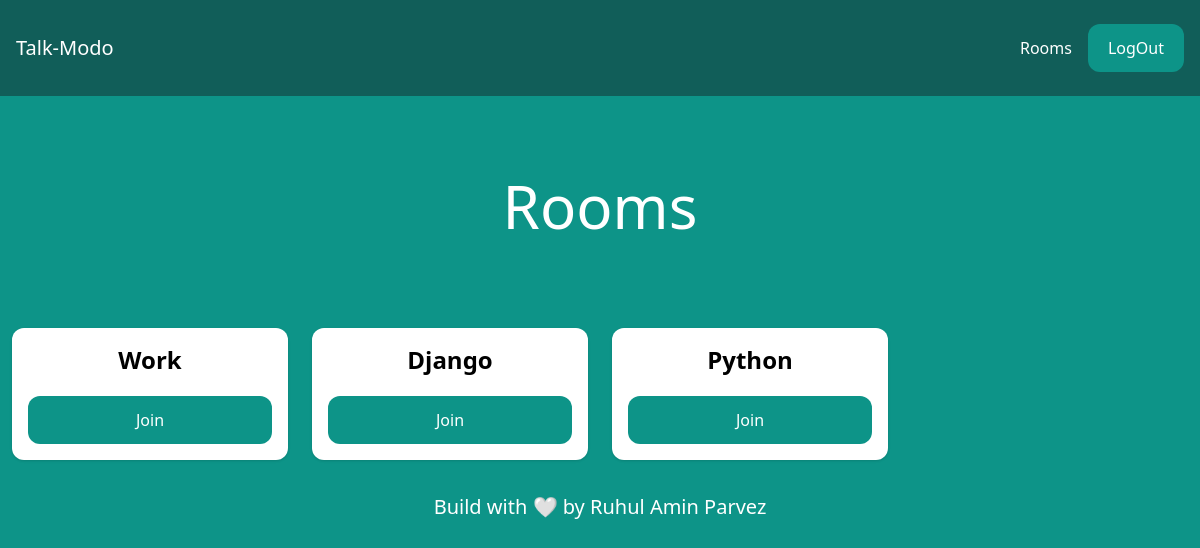
The page /rooms/ (signed in) on the database as committed earlier.
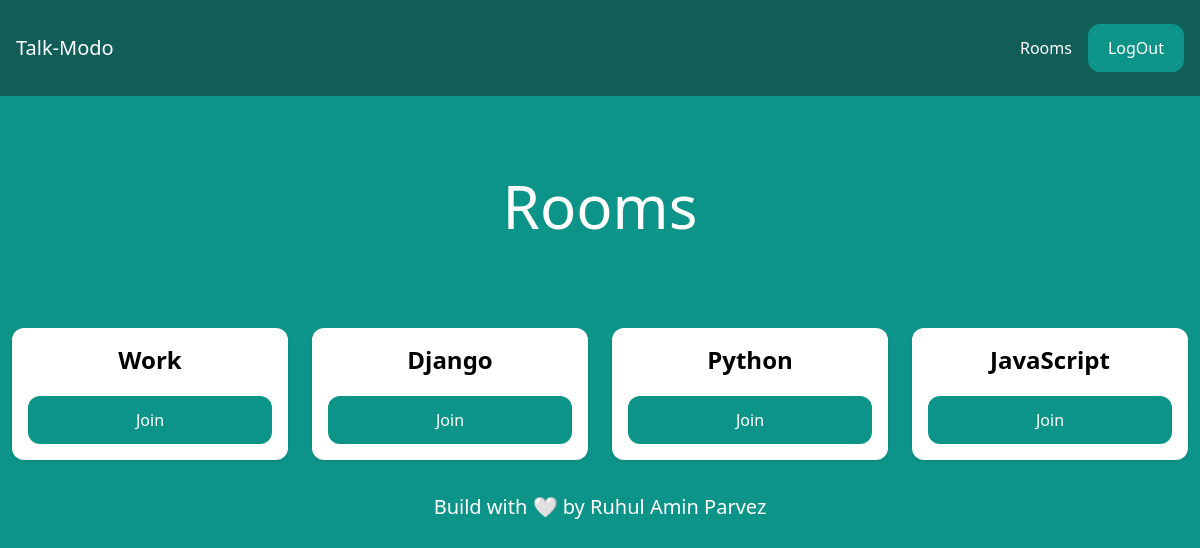
The same page on the database as committed later.
### room/models.py (models this page shows, shortened)
class Room(models.Model):
    name = models.CharField(max_length=255)
    slug = models.SlugField(max_length=255, unique=True)

### room/views.py (the view)
# urls.py: path('rooms/', include('room.urls')),
@login_required
def rooms(request):
    return render(request, 'room/rooms.html', {
        'rooms': Room.objects.all()
    })

### room/templates/room/rooms.html (shortened to what this page needs)
{% extends 'core/base.html' %}
{% block content %}
<div class="p-10 lg:p-20 text-center" >
    <h1 class="text-3xl lg:text-6xl text-white">Rooms</h1>
</div>
<div class="w-full flex flex-wrap items-center">
    {% for room in rooms %}
        <div class="w-full lg:w-1/4 px-3 py-3">
            <div class="p-4 bg-white shadow rounded-xl text-center">
                <h2 class="mb-5 text-2xl font-semibold">{{ room.name }}</h2>
                <a href="{% url 'room' room.slug %}" class="px-5 py-3 block rounded-xl bg-teal-600 hover:bg-teal-700 text-white">Join</a>
            </div>
        </div>
    {% endfor %}
</div>
{% endblock %}

### core/templates/core/base.html (shortened to what this page needs)
{% load static %}
<!DOCTYPE html>
<html lang="en">
<head>
    <script src="https://cdn.tailwindcss.com"></script>
</head>
<body class="bg-teal-600">
    <nav class="flex items-center justify-between px-4 py-6 bg-teal-800" >
        <div class="text-xl text-white">
            <a href="/home/">Talk-Modo</a>
        </div>
        <div class="flex items-center space-x-4">
            {% if request.user.is_authenticated %}
                <a href="/rooms/" class="text-white hover:text-gray-200">Rooms</a>
                <a href="/logout/" class="px-5 py-3 rounded-xl text-white bg-teal-600 hover:bg-teal-700">LogOut</a>
            {% else %}
                <a href="/login/" class="text-white hover:text-gray-200">LogIn</a>
                <a href="/signup/" class="px-5 py-3 rounded-xl text-white bg-teal-600 hover:bg-teal-700">SignUp</a>
            {% endif %}
        </div>
    </nav>
    {% block content %}
    {% endblock %}
    {% include 'core/footer.html' %}
</body>
</html>

### core/templates/core/footer.html
{% load static %}
<footer>
    <div class="text-center" >
        <p style="margin-bottom: 10px; margin-top: 20px; color: white; font-size: 20px;"> Build with 🤍 by Ruhul Amin Parvez </p>
    </div>
</footer>

Rows that differ between the two databases and show on the page:
added Room: name "JavaScript"
